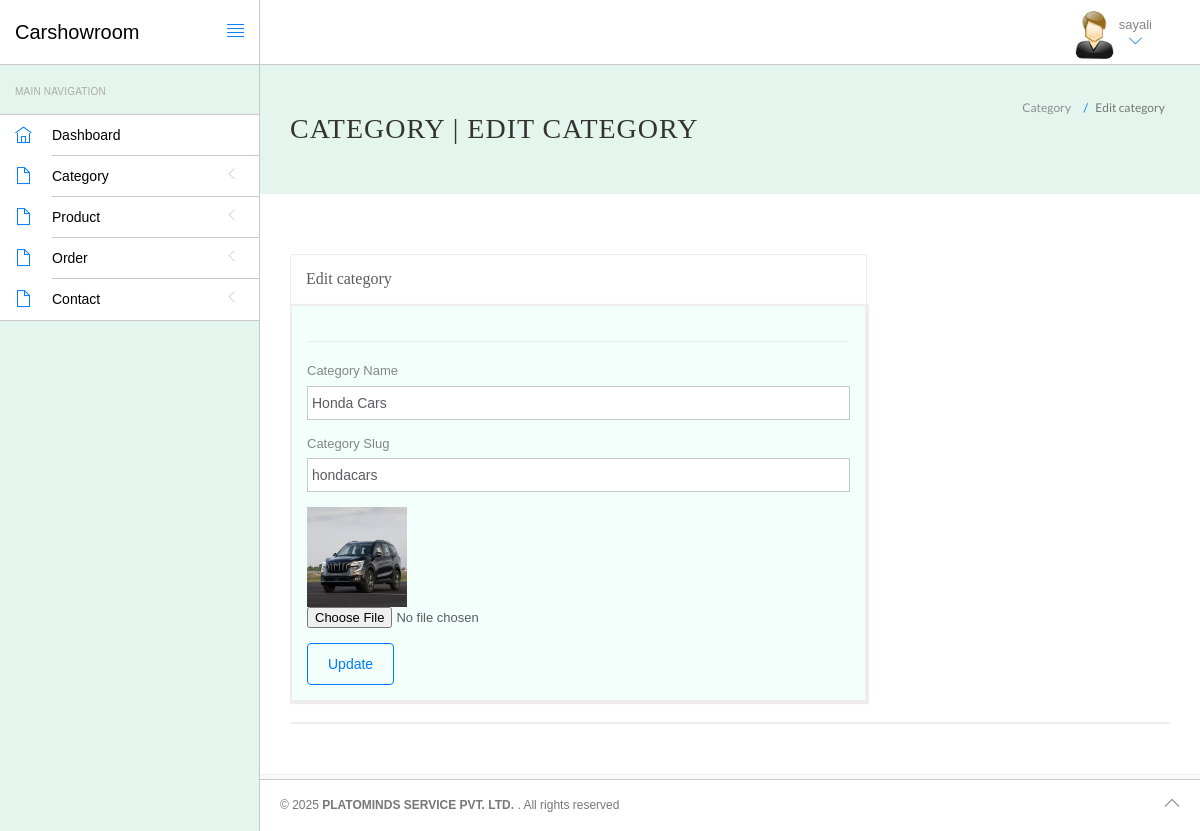
Screenshot of /hms/edit-category.php?editid=6 (signed in) with the database file from the repository.
### tables this page shows
CREATE TABLE `users` (
  `id` int(11) NOT NULL,
  `username` varchar(50) NOT NULL,
  `password` varchar(255) NOT NULL,
  `created_at` datetime DEFAULT current_timestamp()
);

CREATE TABLE `category` (
  `id` int(11) NOT NULL,
  `catname` varchar(50) NOT NULL,
  `catslug` varchar(255) NOT NULL,
  `catdes` varchar(500) NOT NULL,
  `catimg` varchar(255) NOT NULL,
  `created_at` datetime DEFAULT current_timestamp()
);

### hms/edit-category.php (the view, shortened to what this page needs)
<?php
include('include/config.php');
?>
<!DOCTYPE html>
<html lang="en">
<head>
	<link rel="stylesheet" href="vendor/bootstrap/css/bootstrap.min.css">
	<link rel="stylesheet" href="vendor/fontawesome/css/font-awesome.min.css">
	<link rel="stylesheet" href="vendor/themify-icons/themify-icons.min.css">
	<link href="vendor/animate.css/animate.min.css" rel="stylesheet" media="screen">
	<link href="vendor/perfect-scrollbar/perfect-scrollbar.min.css" rel="stylesheet" media="screen">
	<link href="vendor/switchery/switchery.min.css" rel="stylesheet" media="screen">
	<link href="vendor/bootstrap-touchspin/jquery.bootstrap-touchspin.min.css" rel="stylesheet" media="screen">
	<link href="vendor/select2/select2.min.css" rel="stylesheet" media="screen">
	<link href="vendor/bootstrap-datepicker/bootstrap-datepicker3.standalone.min.css" rel="stylesheet" media="screen">
	<link href="vendor/bootstrap-timepicker/bootstrap-timepicker.min.css" rel="stylesheet" media="screen">
	<link rel="stylesheet" href="assets/css/styles.css">
	<link rel="stylesheet" href="assets/css/plugins.css">
	<link rel="stylesheet" href="assets/css/themes/theme-1.css" id="skin_color" />
</head>
<body>
	<div id="app">
		<?php include('include/sidebar.php'); ?>
		<div class="app-content">
			<?php include('include/header.php'); ?>
			<div class="main-content">
				<div class="wrap-content container" id="container">
					<section id="page-title">
						<div class="row">
							<div class="col-sm-8">
								<h1 class="mainTitle">Category | Edit category</h1>
							</div>
							<ol class="breadcrumb">
								<li>
									<span>Category </span>
								</li>
								<li class="active">
									<span>Edit category</span>
								</li>
							</ol>
						</div>
					</section>
					<div class="container-fluid container-fullw bg-white">
						<div class="row">
							<div class="col-md-12">
								<div class="row margin-top-30">
									<div class="col-lg-8 col-md-12">
										<div class="panel panel-white">
											<div class="panel-heading">
												<h5 class="panel-title">Edit category </h5>
											</div>
											<div class="panel-body">
												<?php
												$sql = mysqli_query($con, "select * from category where id='" . $_GET['editid'] . "'");
												while ($row = mysqli_fetch_array($sql)) {
													?>
													<hr />
													<form role="form" name="edit" method="post"
														enctype="multipart/form-data">
														<div class="form-group">
															<label for="fname">
																Category Name
															</label>
															<input type="text" name="catname" class="form-control"
																value="<?php echo $row['catname']; ?>" required="true">
														</div>
														<div class="form-group">
															<label for="fname">
																Category Slug
															</label>
															<input type="text" name="catslug" class="form-control"
																value="<?php echo $row['catslug']; ?>" required="true">
														</div>
														<div class="form-group">
															<img src="images/<?php echo $row['catimg']; ?>" width="100"
																height="100">
															<input type="file" name="catimg" />
														</div>
														<button type="submit" name="submit" class="btn btn-o btn-primary">
															Update
														</button>
													</form>
												<?php } ?>
											</div>
										</div>
									</div>
								</div>
							</div>
							<div class="col-lg-12 col-md-12">
								<div class="panel panel-white">
								</div>
							</div>
						</div>
					</div>
				</div>
			</div>
		</div>
		<?php include('include/footer.php'); ?>
	</div>
</body>
</html>

### hms/include/header.php (shortened to what this page needs)
<header class="navbar navbar-default navbar-static-top">
					<div class="navbar-header">
						<a class="navbar-brand" href="index.php">Carshowroom</a>
						<a href="#" class="sidebar-toggler pull-right visible-md visible-lg" data-toggle-class="app-sidebar-closed" data-toggle-target="#app">
							<i class="ti-align-justify"></i>
						</a>
					</div>
					<div class="navbar-collapse collapse">
						<ul class="nav navbar-right">
							<li class="dropdown current-user">
								<a href class="dropdown-toggle" data-toggle="dropdown">
									<img src="assets/images/images.jpg"> <span class="username">
									<?php $query=mysqli_query($con,"select username from users where id='".$_SESSION['id']."'");
while($row=mysqli_fetch_array($query))
{
	echo $row['username'];
}
									?> <i class="ti-angle-down"></i></i></span>
								</a>
							</li>
						</ul>
					</div>
				</header>

### hms/assets/css/themes/theme-1.css (style rules this page uses)
body { background: #FAFAFA; }
header .navbar-header { background: #ffffff !important; border-right-color: #c8c7cc !important; border-bottom-color: #c8c7cc !important; }
header .navbar-header .sidebar-toggler, header .navbar-header .sidebar-mobile-toggler { color: #007aff !important; }
header .navbar-header .navbar-brand { color: #000000 !important; }
header .navbar-collapse { background: #ffffff !important; border-bottom-color: #c8c7cc !important; box-shadow: none !important; }
header .navbar-collapse .navbar-right > li > a { color: #777; }
header .navbar-collapse .navbar-right > li > a i { color: #007aff !important; }

### rows the page displays
users: username "sayali"
category: catname "Honda Cars", catslug "hondacars", catimg (picture)
